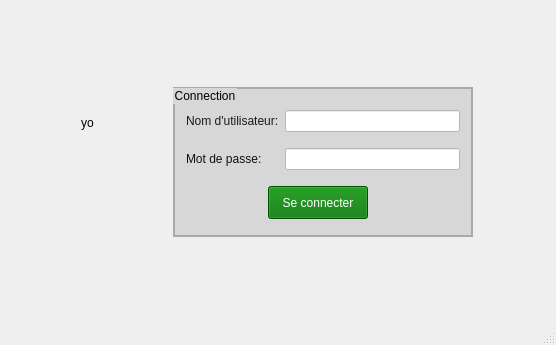
<?xml version="1.0" encoding="UTF-8"?>
<ui version="4.0">
 <class>MainWindow</class>
 <widget class="QMainWindow" name="MainWindow">
  <property name="geometry">
   <rect>
    <x>0</x>
    <y>0</y>
    <width>556</width>
    <height>345</height>
   </rect>
  </property>
  <property name="minimumSize">
   <size>
    <width>556</width>
    <height>345</height>
   </size>
  </property>
  <property name="maximumSize">
   <size>
    <width>556</width>
    <height>345</height>
   </size>
  </property>
  <property name="cursor">
   <cursorShape>IBeamCursor</cursorShape>
  </property>
  <property name="windowTitle">
   <string>Login</string>
  </property>
  <property name="styleSheet">
   <string notr="true">QMainWindow{
	background-image: url(:/img/img/hero-background-15.jpg);
}</string>
  </property>
  <widget class="QWidget" name="centralWidget">
   <layout class="QGridLayout" name="gridLayout_2">
    <item row="1" column="4" rowspan="2">
     <widget class="QGroupBox" name="groupBox">
      <property name="minimumSize">
       <size>
        <width>300</width>
        <height>150</height>
       </size>
      </property>
      <property name="maximumSize">
       <size>
        <width>300</width>
        <height>150</height>
       </size>
      </property>
      <property name="styleSheet">
       <string notr="true">QGroupBox{
	background-color: rgba(191, 191, 191, 0.5);
	color: #000;
	border: 2px solid darkgray;
}</string>
      </property>
      <property name="title">
       <string>Connection</string>
      </property>
      <layout class="QGridLayout" name="gridLayout">
       <item row="1" column="0" colspan="2">
        <widget class="QLabel" name="label_2">
         <property name="styleSheet">
          <string notr="true">color: rgb(26, 26, 26);</string>
         </property>
         <property name="text">
          <string>Nom d'utilisateur:</string>
         </property>
        </widget>
       </item>
       <item row="3" column="0">
        <widget class="QLabel" name="label_3">
         <property name="styleSheet">
          <string notr="true">color: rgb(16, 16, 16);</string>
         </property>
         <property name="text">
          <string>Mot de passe:</string>
         </property>
        </widget>
       </item>
       <item row="2" column="0">
        <spacer name="verticalSpacer_3">
         <property name="orientation">
          <enum>Qt::Vertical</enum>
         </property>
         <property name="sizeType">
          <enum>QSizePolicy::Fixed</enum>
         </property>
         <property name="sizeHint" stdset="0">
          <size>
           <width>20</width>
           <height>5</height>
          </size>
         </property>
        </spacer>
       </item>
       <item row="1" column="2">
        <widget class="QLineEdit" name="inpUsername">
         <property name="styleSheet">
          <string notr="true">QLineEdit{
	background-color: #fff;
	color:  #000;
}</string>
         </property>
        </widget>
       </item>
       <item row="5" column="1" colspan="2">
        <layout class="QHBoxLayout" name="horizontalLayout">
         <item>
          <widget class="QPushButton" name="pushButton">
           <property name="minimumSize">
            <size>
             <width>100</width>
             <height>30</height>
            </size>
           </property>
           <property name="maximumSize">
            <size>
             <width>100</width>
             <height>16777215</height>
            </size>
           </property>
           <property name="cursor">
            <cursorShape>PointingHandCursor</cursorShape>
           </property>
           <property name="styleSheet">
            <string notr="true">QPushButton{
	background-color: rgb(0, 113, 0);
	height: 25px;
	width: 70px;
	font: 81 italic 11pt &quot;Fira Sans Compressed ExtraBold&quot;;
	color: #fff;
}

QPushButton:pressed{
	background-color: rgb(0, 85, 0);
}</string>
           </property>
           <property name="text">
            <string>Se connecter</string>
           </property>
          </widget>
         </item>
         <item>
          <spacer name="horizontalSpacer_4">
           <property name="orientation">
            <enum>Qt::Horizontal</enum>
           </property>
           <property name="sizeHint" stdset="0">
            <size>
             <width>40</width>
             <height>20</height>
            </size>
           </property>
          </spacer>
         </item>
        </layout>
       </item>
       <item row="0" column="0">
        <spacer name="verticalSpacer_2">
         <property name="orientation">
          <enum>Qt::Vertical</enum>
         </property>
         <property name="sizeType">
          <enum>QSizePolicy::Fixed</enum>
         </property>
         <property name="sizeHint" stdset="0">
          <size>
           <width>20</width>
           <height>5</height>
          </size>
         </property>
        </spacer>
       </item>
       <item row="3" column="2">
        <widget class="QLineEdit" name="inp_password">
         <property name="styleSheet">
          <string notr="true">QLineEdit{
	background-color: #fff;
	color:  #000;
}</string>
         </property>
         <property name="echoMode">
          <enum>QLineEdit::Password</enum>
         </property>
        </widget>
       </item>
       <item row="4" column="0">
        <spacer name="verticalSpacer_5">
         <property name="orientation">
          <enum>Qt::Vertical</enum>
         </property>
         <property name="sizeType">
          <enum>QSizePolicy::Fixed</enum>
         </property>
         <property name="sizeHint" stdset="0">
          <size>
           <width>20</width>
           <height>5</height>
          </size>
         </property>
        </spacer>
       </item>
      </layout>
     </widget>
    </item>
    <item row="1" column="0">
     <spacer name="horizontalSpacer_2">
      <property name="orientation">
       <enum>Qt::Horizontal</enum>
      </property>
      <property name="sizeHint" stdset="0">
       <size>
        <width>78</width>
        <height>20</height>
       </size>
      </property>
     </spacer>
    </item>
    <item row="0" column="4">
     <spacer name="verticalSpacer_4">
      <property name="orientation">
       <enum>Qt::Vertical</enum>
      </property>
      <property name="sizeHint" stdset="0">
       <size>
        <width>20</width>
        <height>60</height>
       </size>
      </property>
     </spacer>
    </item>
    <item row="1" column="5">
     <spacer name="horizontalSpacer">
      <property name="orientation">
       <enum>Qt::Horizontal</enum>
      </property>
      <property name="sizeHint" stdset="0">
       <size>
        <width>80</width>
        <height>20</height>
       </size>
      </property>
     </spacer>
    </item>
    <item row="3" column="4">
     <spacer name="verticalSpacer">
      <property name="orientation">
       <enum>Qt::Vertical</enum>
      </property>
      <property name="sizeHint" stdset="0">
       <size>
        <width>20</width>
        <height>60</height>
       </size>
      </property>
     </spacer>
    </item>
    <item row="1" column="2">
     <spacer name="horizontalSpacer_3">
      <property name="orientation">
       <enum>Qt::Horizontal</enum>
      </property>
      <property name="sizeHint" stdset="0">
       <size>
        <width>80</width>
        <height>20</height>
       </size>
      </property>
     </spacer>
    </item>
    <item row="1" column="1">
     <widget class="QLabel" name="label_pic">
      <property name="text">
       <string>yo</string>
      </property>
     </widget>
    </item>
   </layout>
  </widget>
  <widget class="QStatusBar" name="statusBar"/>
 </widget>
 <layoutdefault spacing="6" margin="11"/>
 <resources/>
 <connections/>
</ui>
